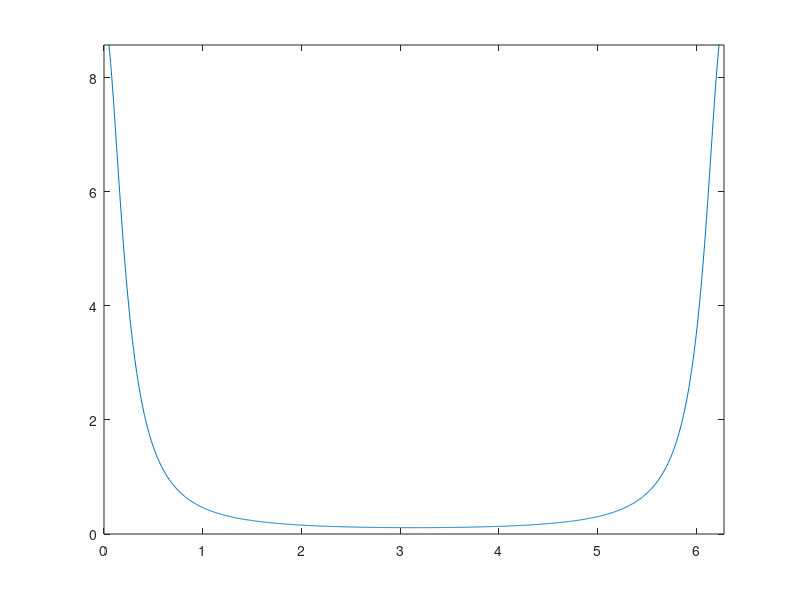

The MATLAB script that drew this image:
% ECE 538 MATLAB HOMEWORK 3
% Problem 7.29
% a)
a = 0.8;
w = linspace(0,2*pi-2*pi/1024,1024);
X_w = (1-a^2)./(1-2*a*cos(w)+a^2);
% b)
N1 = 101;
D1 = (N1-1)/2;
w1 = linspace(0,2*pi-2*pi/N1,N1);
Xr_1 = zeros(1,1024);
for k = 0:N1-1
	wk = 2*pi*k/N1;
	X_wk = (1-a^2)./(1-2*a*cos(wk)+a^2)*exp((-j)*D1*wk);
	Xr_1 = Xr_1+X_wk*((sin(N1*(w-wk)/2))./(N1*sin((w-wk)/2)).*exp(-j*(N1-1)*(w-wk)/2));
end	
plot(w, abs(Xr_1));
axis([0 2*pi 0 max(Xr_1)])
%N = [21;101];
%D = (N-1)/2;
%Xr = zeros(2,1024);
%for k = 0:N-1
	%wk(1,:) = 2*pi*k/N(1,:);
	%wk(2,:) = 2*pi*k/N(2,:);
	%X_wk(1,:) = (1-a^2)./(1-2*a*cos(wk(1,:))+a^2)*exp((-j)*D(1,:)*wk(1,:));
	%X_wk(2,:) = (1-a^2)./(1-2*a*cos(wk(2,:))+a^2)*exp((-j)*D(2,:)*wk(2,:));
	%Xr(1,:) = Xr(1,:)+X_wk(1,:)*((sin(N(1,:)*(w-wk(1,:))/2))./(N(1,:)*...
	%sin((w-wk(1,:))/2)).*exp(-j*(N(1,:)-1)*(w-wk(1,:))/2));
	%Xr(2,:) = Xr(2,:)+X_wk(2,:)*((sin(N(2,:)*(w-wk(2,:))/2))./(N(2,:)*...
	%sin((w-wk(1,:))/2)).*exp(-j*(N(2,:)-1)*(w-wk(2,:))/2));
%end	
%plot(w, abs(Xr(2,:)));
%axis([0 2*pi 0 max(Xr(2,:))]);
